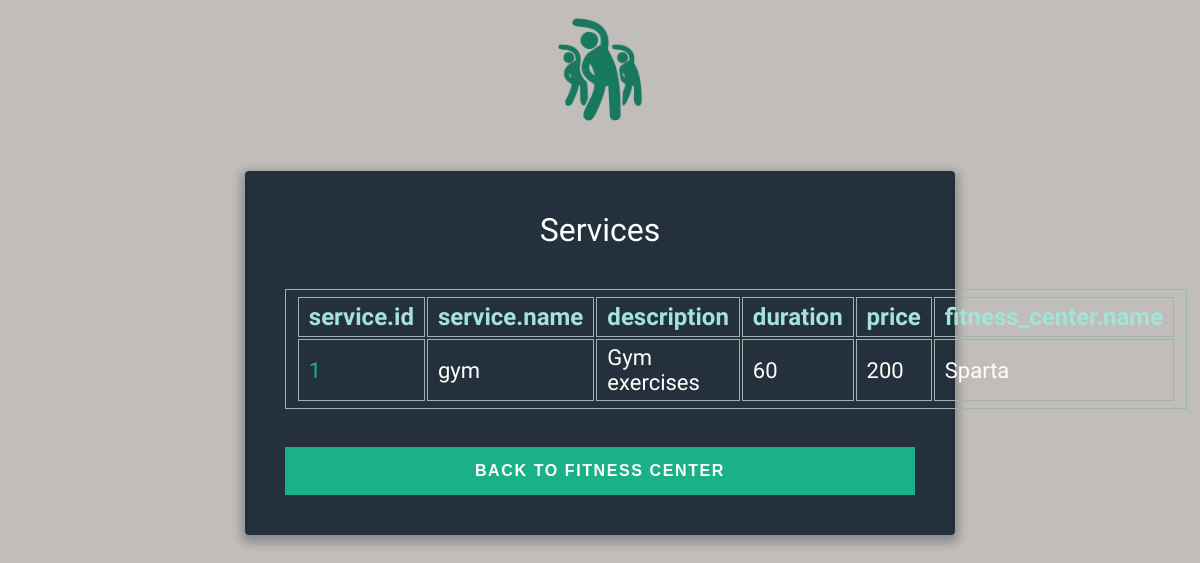
The page /fitness_center/1/services on the database as committed earlier.
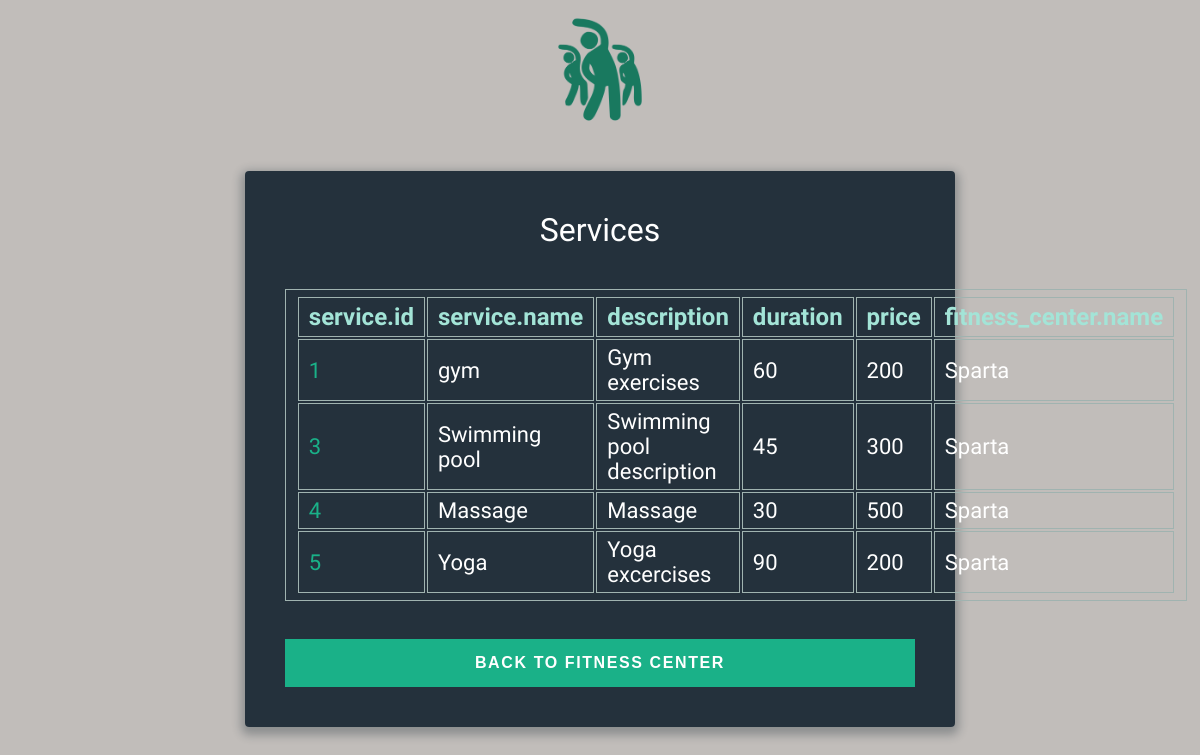
The same page on the database as committed later.
### db_model.py (models this page shows)
class Service(Base):
    __tablename__ = 'service'
    id = Column(Integer, primary_key=True, unique=True, autoincrement=True, nullable=False)
    name = Column(String(50), nullable=False)
    duration = Column(Integer, default=0, nullable=False)
    description = Column(String(50), nullable=False)
    price = Column(Integer, default=0, nullable=False)
    fitness_center = Column(Integer, ForeignKey('fitness_center.id'), nullable=False)
    max_attendees = Column(Integer, default=1, nullable=False)

class FitnessCenter(Base):
    __tablename__ = 'fitness_center'
    id = Column(Integer, primary_key=True, unique=True, autoincrement=True)
    address = Column(String(50), unique=True, nullable=False)
    name = Column(String(50), nullable=False)
    contacts = Column(String(20), nullable=False)

### app.py (the view)
@app.get('/fitness_center/<int:fc_id>/services')
def fitness_center_services(fc_id):
    db = Db()
    columns = (db_model.Service.id.label('service.id'),
               db_model.Service.name.label('service.name'),
               db_model.Service.description, db_model.Service.duration, db_model.Service.price,
               db_model.FitnessCenter.name.label('fitness_center.name'))
    data = (db.session.query(*columns).join(db_model.FitnessCenter)).filter(
        db_model.Service.fitness_center == fc_id).all()
    return render_template('services.html', result=convert_db_query_data(data), fc_id=fc_id)

### app.py (called while the page is built)
def convert_db_query_data(query_data):
    if query_data is None:
        return {}
    elif type(query_data) is list:
        return [el._asdict() for el in query_data]
    return query_data._asdict()

### db_orm.py (called while the page is built)
    def _init_db(self):
        Base.query = self.session.query_property()
        Base.metadata.create_all(bind=self.engine)

### templates/services.html (shortened to what this page needs)
{% extends "base.html" %}
{% block content %}
<div id="data">
          <h1>Services</h1>
          {% if result %}
          <table>
              <tr>
              {% for key in result[0].keys() %}
              <th> {{ key }} </th>
              {% endfor %}
              </tr>
              {% for curr_result in result %}
              <tr>
              {% for key, value in curr_result.items() %}
              {% if key == 'service.id' %}
                  <td><a href="/fitness_center/{{ fc_id }}/services/{{ value }}"> {{ value }}</a></td>
                {% else %}
                  <td> {{ value }} </td>
                {% endif %}
              {% endfor %}
              </tr>
              {% endfor %}
         </table>
        {% endif %}
        </div>
<br/><br/>
<div>
  <a href="/fitness_center/{{ fc_id }}">
  <button class="button button-block">Back to Fitness Center</button>
  </a>
</div>
{% endblock %}

Rows that differ between the two databases and show on the page:
added Service: curr_result "3", name "Swimming pool", description "Swimming pool description", curr_result "45", price "300", name "Sparta"
added Service: curr_result "4", name "Massage", description "Massage", curr_result "30", price "500", name "Sparta"
added Service: curr_result "5", name "Yoga", description "Yoga excercises", curr_result "90" "200", name "Sparta"
